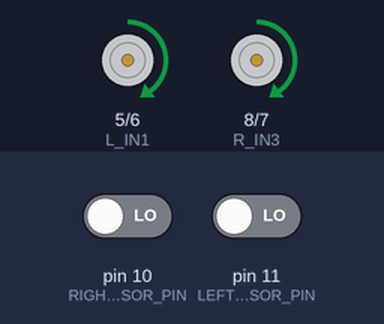
Bench run of a sketch on a simulated Arduino Uno, built with avr-gcc and run on an emulated ATmega328P. On the bench: motor-driver pin pairs drawn as motors (green arrow = first pin HIGH = forward, orange = second pin HIGH = backward, longer = more drive, scaled by the enable pin). The inputs (shaded band) are chosen by the test bench; at power-on: pin 10 (RIGHT_SENSOR_PIN) LOW, pin 11 (LEFT_SENSOR_PIN) LOW. What the sketch prints to the serial monitor is not drawn.

Above: at 1.2 s.
1.3 s: pin 10 (RIGHT_SENSOR_PIN) driven HIGH
At 2.5 s:
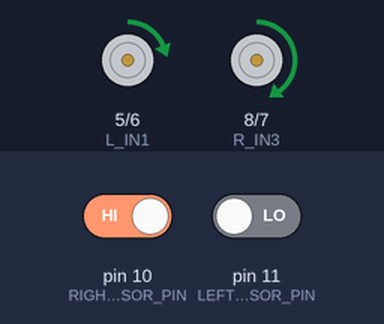
2.8 s: pin 11 (LEFT_SENSOR_PIN) driven HIGH
At 3.9 s:
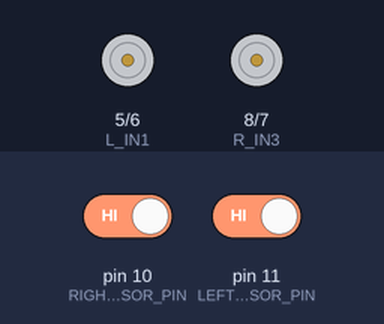
4.3 s: pin 10 (RIGHT_SENSOR_PIN) driven LOW
At 5.5 s:
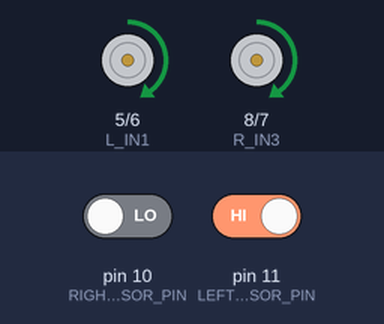
5.8 s: pin 11 (LEFT_SENSOR_PIN) driven LOW
Timing chart, 0 to 8.3 s (numbered marks = the images above; inputs shaded):
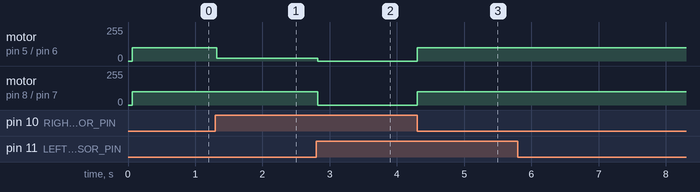

The sketch:

Follow_Line_Robot_final.ino
```cpp
/* NAME         : UNLOCALIZED
   SURNAME      : UNLOCALIZED
   STUDENT NO   : UNLOCALIZED
   ISAT TYPE    : UNLOCALIZED*/

// --- Pin configuration ---
const uint8_t LEFT_SENSOR_PIN  = 11;  // digital input
const uint8_t RIGHT_SENSOR_PIN = 10;  // digital input

// L298N motor pins
const uint8_t L_IN1 = 5;
const uint8_t L_IN2 = 6;
const uint8_t L_ENA = 3; // PWM

const uint8_t R_IN3 = 8;
const uint8_t R_IN4 = 7;
const uint8_t R_ENB = 9; // PWM

// --- Behavior tuning ---
const int baseSpeed = 100;         // base PWM speed (0-255)
const float turnSpeedFactor = 0.2; // reduction factor for inner wheel when turning
const int SEARCH_SPEED = 150;      // (unused when stopping on no line)
const unsigned long SEARCH_TIMEOUT = 5000; // ms (unused when stopping on no line)

// If IR outputs are LOW on detecting black are set to true, otherwise set false
const bool LINE_IS_BLACK_IS_LOW = true;

// Debounce / smoothing
const uint8_t SAMPLE_COUNT = 3;    // number of quick samples per read to stabilize sensors

// Tracking last known direction for recovery
enum LastDir { DIR_NONE = 0, DIR_LEFT = -1, DIR_RIGHT = 1 };
volatile LastDir lastKnownDir = DIR_RIGHT;

void setup() {
  pinMode(LEFT_SENSOR_PIN, INPUT);
  pinMode(RIGHT_SENSOR_PIN, INPUT);

  pinMode(L_IN1, OUTPUT);
  pinMode(L_IN2, OUTPUT);
  pinMode(L_ENA, OUTPUT);

  pinMode(R_IN3, OUTPUT);
  pinMode(R_IN4, OUTPUT);
  pinMode(R_ENB, OUTPUT);

  // Start stopped briefly, then start moving
  stopMotors();
  delay(50);

  Serial.begin(9600);
  Serial.println("Line follower starting (will STOP when no line detected)...");
}

// Read sensor with small smoothing
bool readSensor(uint8_t pin) {
  uint8_t positive = 0;
  for (uint8_t i = 0; i < SAMPLE_COUNT; ++i) {
    int v = digitalRead(pin);
    if (v == HIGH) positive++;
    delay(2);
  }
  bool high = (positive >= (SAMPLE_COUNT/2 + 1));
  // If sensor returns LOW on black, invert output so function returns true when ON_LINE
  return LINE_IS_BLACK_IS_LOW ? !high : high;
}

// Motor helper: speed range -255..255, negative = reverse
void setLeftMotor(int speed) {
  if (speed > 0) {
    digitalWrite(L_IN1, HIGH);
    digitalWrite(L_IN2, LOW);
    analogWrite(L_ENA, constrain(speed, 0, 255));
  } else if (speed < 0) {
    digitalWrite(L_IN1, LOW);
    digitalWrite(L_IN2, HIGH);
    analogWrite(L_ENA, constrain(-speed, 0, 255));
  } else {
    digitalWrite(L_IN1, LOW);
    digitalWrite(L_IN2, LOW);
    analogWrite(L_ENA, 0);
  }
}

void setRightMotor(int speed) {
  if (speed > 0) {
    digitalWrite(R_IN3, HIGH);
    digitalWrite(R_IN4, LOW);
    analogWrite(R_ENB, constrain(speed, 0, 255));
  } else if (speed < 0) {
    digitalWrite(R_IN3, LOW);
    digitalWrite(R_IN4, HIGH);
    analogWrite(R_ENB, constrain(-speed, 0, 255));
  } else {
    digitalWrite(R_IN3, LOW);
    digitalWrite(R_IN4, LOW);
    analogWrite(R_ENB, 0);
  }
}

void stopMotors() {
  setLeftMotor(0);
  setRightMotor(0);
}

// Drive differential: positive = forward
void drive(int leftSpeed, int rightSpeed) {
  setLeftMotor(leftSpeed);
  setRightMotor(rightSpeed);
}

unsigned long searchStart = 0;

void loop() {
  bool leftOnLine  = readSensor(LEFT_SENSOR_PIN);
  bool rightOnLine = readSensor(RIGHT_SENSOR_PIN);

  // For debugging
  //Serial.print("L:"); Serial.print(leftOnLine); Serial.print(" R:"); Serial.println(rightOnLine);

  if (leftOnLine && rightOnLine) {
    // On line (both sensors): drive straight
    searchStart = 0;
    int leftSpeed = baseSpeed;
    int rightSpeed = baseSpeed;
    drive(leftSpeed, rightSpeed);
    lastKnownDir = DIR_NONE; // We're centered
  } else if (leftOnLine && !rightOnLine) {
    // Line seen on left only -> turn left to recenter
    searchStart = 0;
    lastKnownDir = DIR_LEFT;
    int leftSpeed = int(baseSpeed * turnSpeedFactor);  // slow inner wheel
    int rightSpeed = baseSpeed;                        // outer wheel faster
    drive(leftSpeed, rightSpeed);
  } else if (!leftOnLine && rightOnLine) {
    // Line seen on right only -> turn right to recenter
    searchStart = 0;
    lastKnownDir = DIR_RIGHT;
    int leftSpeed = baseSpeed;                        // outer wheel faster
    int rightSpeed = int(baseSpeed * turnSpeedFactor); // slow inner wheel
    drive(leftSpeed, rightSpeed);
  } else {
    // Both sensors off-line: stop motors
    searchStart = 0;
    lastKnownDir = DIR_NONE;
    stopMotors();
    // Uncomment to debug
    // Serial.println("No line detected - motors stopped");
  }

  // Small delay to let motors react and avoid excessive loop speed
  delay(10);
}
```

Measured:
- after the input at 1.3 s, motor on pin 5 (L_IN1) / pin 6 (L_IN2): forward 100/255 → forward 20/255 at once
- after the input at 2.8 s, motor on pin 5 (L_IN1) / pin 6 (L_IN2): forward 20/255 → stopped at once; motor on pin 8 (R_IN3) / pin 7 (R_IN4): forward 100/255 → stopped at once
- after the input at 4.3 s, motor on pin 5 (L_IN1) / pin 6 (L_IN2), motor on pin 8 (R_IN3) / pin 7 (R_IN4): stopped → forward 100/255 at once
